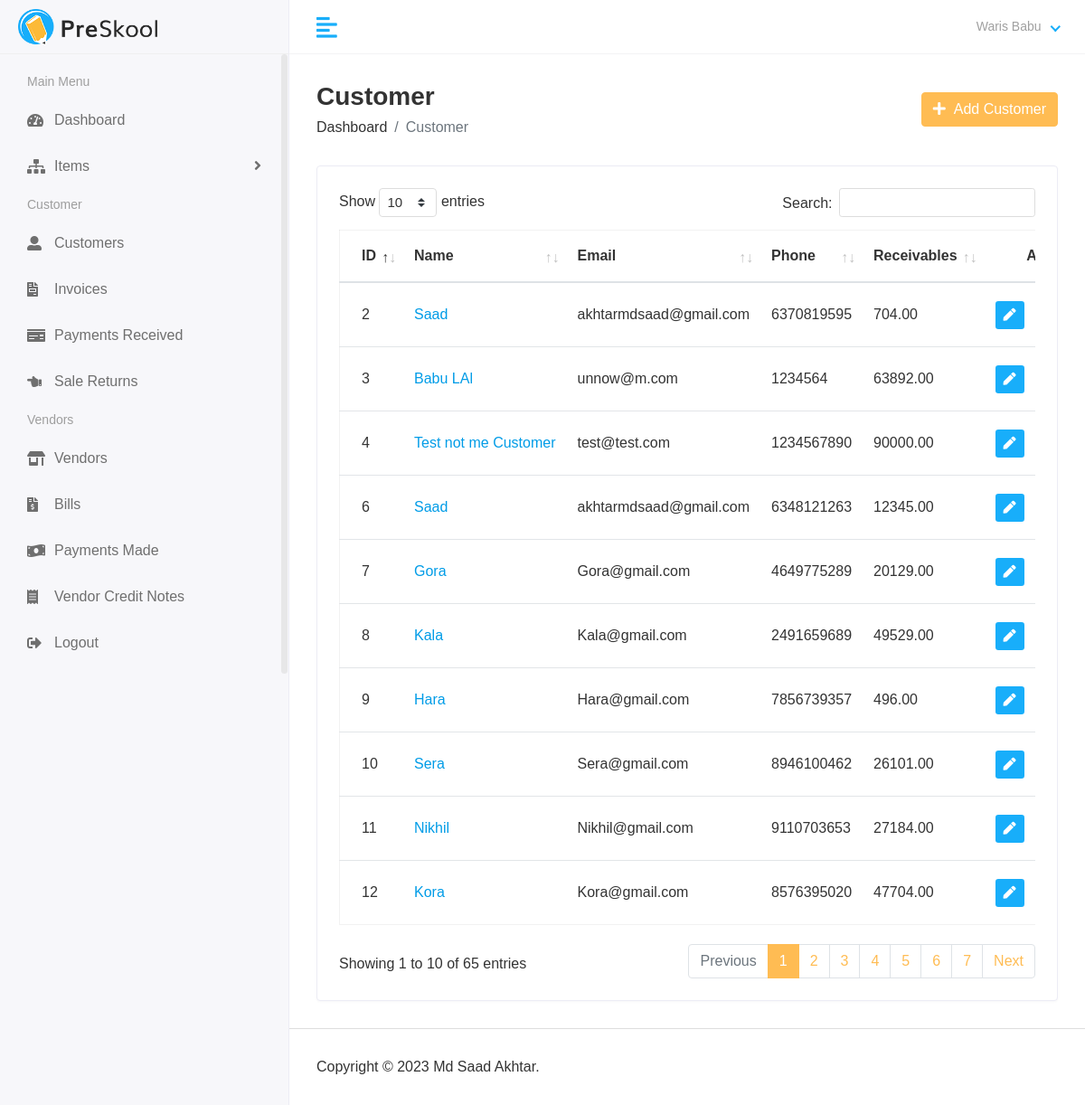
Page /finance/view_customers/ (signed in) on the committed database.
### accounts/models.py (models this page shows)
class CustomUser(AbstractUser):
    def __str__(self):
        return self.email

### finance/models.py (models this page shows, shortened)
class Customer(models.Model):
    name = models.CharField(_("name"), max_length=50)
    email = models.EmailField(_("email"), max_length=254,null=True)
    phone = models.CharField(_("phone"), max_length=50)
    address = models.TextField()
    gstin = models.CharField(_("gstin"), max_length=15,null=True)
    current_balance = models.DecimalField(max_digits=10, decimal_places=2,default=decimal.Decimal(0))
    created_at = models.DateTimeField(auto_now_add=True,null = True)
    updated_at = models.DateTimeField(auto_now_add=True,null = True)
    changed_by_user = models.ForeignKey(CustomUser,null=True,on_delete=models.PROTECT)

### finance/views.py (the view)
# urls.py: path('view_customers/',views.view_customers,name="view_customers"),
@login_required(login_url="account_login")
def view_customers(request):
    if not request.user.has_perm('finance.view_customer'):
        return HttpResponse("Permission Error. Sorry You are not authorised to visit this page")
    customers = Customer.objects.all()
    return render(request,"hod/view_customer.html",{
        "customers":customers
    })

### finance/templates/hod/view_customer.html (shortened to what this page needs)
{% extends 'base.html' %}
{% block content %}
<div class="main-wrapper">
  <div class="page-wrapper">
    <div class="content container-fluid">
      <div class="page-header">
        <div class="row align-items-center">
          <div class="col">
            <h3 class="page-title">Customer</h3>
            <ul class="breadcrumb">
              <li class="breadcrumb-item">
                <a href="{% url 'finance_dashboard' %}">Dashboard</a>
              </li>
              <li class="breadcrumb-item active">Customer</li>
            </ul>
          </div>
          <div class="col-auto text-right float-right ml-auto">
            <a href="{% url 'add_customers' %}" class="btn btn-primary"
              ><i class="fas fa-plus"></i> &nbsp;Add Customer
            </a>
          </div>
        </div>
      </div>
      <div class="row">
        <div class="col-sm-12">
          <div class="card card-table">
            <div class="card-body">
              <div class="table-responsive">
                <table id="table_id" class="table table-hover table-center mb-0">
                    <thead>
                      <tr>
                        <th>ID</th>
                        <th>Name</th>
                        <th>Email</th>
                        <th>Phone</th>
                        <th>Receivables</th>
                        <th class="text-right">Action</th>
                      </tr>
                    </thead>
                    <tbody>
                      {% for i in customers %}
                      <tr>
                        <td>{{i.id}}</td>
                        <td><a href="{% url 'view_customers_id' i.id %}">{{i.name}}</a></td>
                        <td>{{i.email}}</td>
                        <td>{{i.phone}}
                        </td>
                        <td>{{i.current_balance}}</td>
                        <td class="text-right">
                          <div class="actions">
                            <a
                              href="{% url 'edit_customer' i.id %}"
                              class="btn btn-sm bg-success-light mr-2"
                            >
                              <i class="fas fa-pen"></i>
                            </a>
                          </div>
                        </td>
                      </tr>
                      {% endfor %}
                    </tbody>
                  </table>
              </div>
            </div>
          </div>
        </div>
      </div>
    </div>
    {% endblock content %}

### finance/templates/includes/header.html (shortened to what this page needs)
{% load static %}
<div class="header">
    <div class="header-left">
       <a href="index.html" class="logo">
       <img src="{% static 'assets/img/logo.png' %}" alt="Logo">
       </a>
    </div>
    <a href="javascript:void(0);" id="toggle_btn">
    <i class="fas fa-align-left"></i>
    </a>
    <ul class="nav user-menu">
       <li class="nav-item dropdown has-arrow">
          <a href="#" class="dropdown-toggle nav-link" data-toggle="dropdown">
          <span class="user-img">
            {% if request.user.first_name %}
               {{request.user.first_name}} {{request.user.last_name}}
            {% else %}
               {{request.user}}
            {% endif %}
         </span>
          </a>
       </li>
    </ul>
 </div>

### static/assets/css/style.css (style rules this page uses)
html { height: 100%; }
body { background-color: #fff; color: #333; font-family: 'Poppins', sans-serif; font-size: 1rem; height: 100%; line-height: 1.5; overflow-x: hidden; }
h1, h2, h3, h4, h5, h6 { font-family: 'Poppins', sans-serif; margin-top: 0; }
a { color: #009ce7; }
input, button, a { transition: all 0.4s ease; -moz-transition: all 0.4s ease; -o-transition: all 0.4s ease; -ms-transition: all 0.4s ease; -webkit-transition: all 0.4s ease; }
ul, ol { padding: 0px; list-style: none; }
.table { color: #333; max-width: 100%; margin-bottom: 0; width: 100%; }
.table.dataTable { border-collapse: collapse !important; border: 1px solid rgba(0, 0, 0, 0.05); }
.table thead tr th { font-weight: 600; }
.table tbody tr { border-bottom: 1px solid rgba(0, 0, 0, 0.05); }
.table.table-center td, .table.table-center th { vertical-align: middle; }
.card-table .card-body .table > thead > tr > th { border-top: 0; }
.card-table .card-body .table tr td:first-child, .card-table .card-body .table tr th:first-child { padding-left: 1.5rem; }
.card-table .card-body .table tr td:last-child, .card-table .card-body .table tr th:last-child { padding-right: 1.5rem; }
.card-table .table td, .card-table .table th { border-top: 1px solid #e2e5e8; padding: 1rem 0.75rem; white-space: nowrap; }
.btn-primary { background-color: #FFBC53; border: 1px solid #FFBC53; }
.card { border: 1px solid #ececf5; box-shadow: 0 1px 3px 0 rgba(0, 0, 0, 0.03); margin-bottom: 1.875rem; }
.card-body { padding: 1.5rem; }
.bg-success-light { background-color: #18aefa; color: #fff; }
.header { background-color: #fff; border-bottom: 1px solid #f3f3f4; left: 0; position: fixed; right: 0; top: 0; z-index: 1001; height: 60px; }
.header .header-left { float: left; height: 60px; padding: 0 20px; position: relative; width: 320px; z-index: 1; transition: all 0.2s ease-in-out; background-color: #f7f7fa; border-bottom: 1px solid #efefef; border-right: 1px solid #ececf5; display: flex; align-items: center; }
.header .header-left .logo { display: inline-block; line-height: 60px; }
.header .header-left .logo img { max-height: 40px; width: auto; }
.header .dropdown-toggle:after { display: none; }
.header .has-arrow .dropdown-toggle:after { border-top: 0; border-left: 0; border-bottom: 2px solid #18aefa; border-right: 2px solid #18aefa; content: ''; height: 8px; display: inline-block; pointer-events: none; -webkit-transform-origin: 66% 66%; -ms-transform-origin: 66% 66%; transform-origin: 66% 66%; -webkit-transform: rotate(45deg); -ms-transform: rotate(45deg); transform: rotate(45deg); -webkit-transition: all 0.15s ease-in-out; transition: all 0.15s ease-in-out; width: 8px; vertical-align: 0px; }
.user-menu { float: right; margin: 0; position: relative; z-index: 99; padding-right: 15px; }
.user-menu.nav > li > a { color: #a0a0a0; font-size: 14px; line-height: 58px; padding: 0 15px; height: 60px; }
.user-img { margin-right: 3px; position: relative; }
.main-wrapper { width: 100%; height: 100vh; min-height: 100vh; }
.page-wrapper { margin-left: 320px; padding-top: 60px; position: relative; transition: all 0.4s ease; }
.page-wrapper > .content { padding: 1.875rem 1.875rem 0; }
.page-header { margin-bottom: 1.875rem; }
.page-header .breadcrumb { background-color: transparent; color: #6c757d; font-size: 1rem; font-weight: 500; margin-bottom: 0; padding: 0; }
.page-header .breadcrumb a { color: #333; }
.page-title { font-size: 28px; font-weight: 600; color: #333; margin-bottom: 5px; }
@media (min-width: 992px) { #toggle_btn { align-items: center; color: #18aefa; display: inline-flex; float: left; font-size: 26px; height: 60px; justify-content: center; margin-left: 15px; padding: 0 15px; } }

### rows in the picture
CustomUser: user.first_name "Waris", user.last_name "Babu"
Customer: id "2", name "Saad", email "akhtarmdsaad@gmail.com", phone "6370819595", current_balance "704.00"
Customer: id "3", name "Babu LAl", email "unnow@m.com", phone "1234564", current_balance "63892.00"
Customer: id "4", name "Test not me Customer", email "test@test.com", phone "1234567890", current_balance "90000.00"
Customer: id "6", name "Saad", email "akhtarmdsaad@gmail.com", phone "6348121263", current_balance "12345.00"
Customer: id "7", name "Gora", email "Gora@gmail.com", phone "4649775289", current_balance "20129.00"
Customer: id "8", name "Kala", email "Kala@gmail.com", phone "2491659689", current_balance "49529.00"
Customer: id "9", name "Hara", email "Hara@gmail.com", phone "7856739357", current_balance "496.00"
Customer: id "10", name "Sera", email "Sera@gmail.com", phone "8946100462", current_balance "26101.00"
Customer: id "11", name "Nikhil", email "Nikhil@gmail.com", phone "9110703653", current_balance "27184.00"
Customer: id "12", name "Kora", email "Kora@gmail.com", phone "8576395020", current_balance "47704.00"
